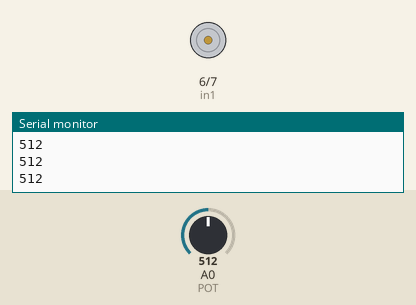
A sketch run on a simulated Arduino Uno, built with avr-gcc and run on an emulated ATmega328P. On the bench: motor-driver pin pairs drawn as motors (green arrow = first pin HIGH = forward, orange = second pin HIGH = backward, longer = more drive, scaled by the enable pin), the last lines printed to the serial monitor. The inputs (shaded band) are chosen by the test bench; at power-on: A0 (POT) = 512.

Above: at 1.2 s.
1.3 s: A0 (POT) set to 513
2.8 s: A0 (POT) set to 716
At 3.8 s:
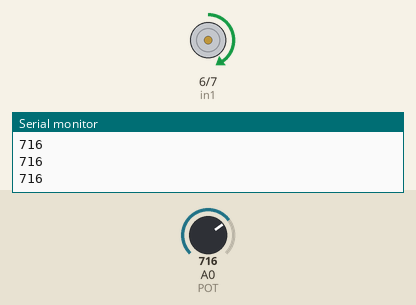
4.3 s: A0 (POT) set to 900
At 5.1 s:
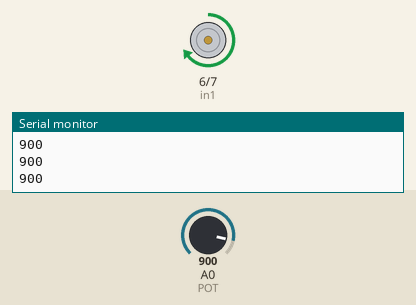
5.8 s: A0 (POT) set to 511
At 6.8 s:
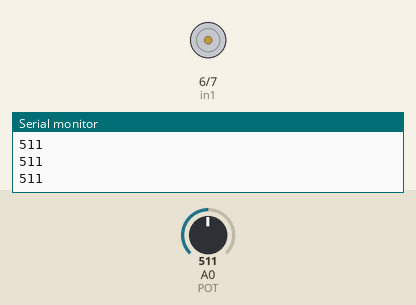
Timing chart, 0 to 8.3 s (numbered marks = the images above; inputs shaded):
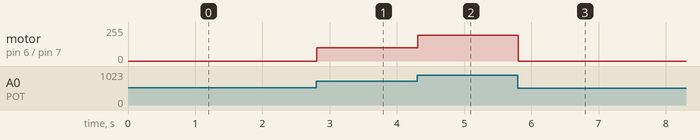

The sketch:

H_Bridge_motor_Driver_Part_2.ino
```cpp
//Pin definitions
const int enA = 9;
const int in1 = 6;
const int in2 = 7;
const int POT = A0;

int motor_speed = 0;
//variable to check if motor is spinning forward or reverse
bool motor_state = true; //fwd = true
//variable to store previous motor state, used to check if motor state changes
bool prev_motor_state = true;

//if the motor goes forward set in1 to high
void set_motor_forward(){
  digitalWrite(in1, LOW);
  digitalWrite(in2, LOW);
  delay(20);

  digitalWrite(in1, HIGH);
}

//if the motor is going reverse set in2 to high
void set_motor_reverse(){
  digitalWrite(in1, LOW);
  digitalWrite(in2, LOW);
  delay(20);

  digitalWrite(in2, HIGH);
}


void setup() {
  pinMode(enA, OUTPUT);
  pinMode(in1, OUTPUT);
  pinMode(in2, OUTPUT);
  pinMode(POT, INPUT);

  // ensure motors stopped
  digitalWrite(in1, LOW);
  digitalWrite(in2, LOW);
  delay(20);

  //start in the forward state
  digitalWrite(in1, HIGH);
  Serial.begin(9600);
}
void loop() {
  //read potentiometer input
  motor_speed = analogRead(POT);
  Serial.println(motor_speed);
  //translate from 0 - 1023 to -512 - 511
  motor_speed = motor_speed-512;

  //if motor_speed is positive spin forward, if it is negative spin in reverse
  if(motor_speed > 0){
    motor_state = true;
  } else {
    motor_state = false;
  }

  //absolute value is used because only positive voltages can be output from the GPIO pins
  motor_speed = fabs(motor_speed);

  //if motor_state changes, then reverse the polarity of the current
  if(motor_state != prev_motor_state){
    if(motor_speed > 0){
      set_motor_forward();
    } else {
      set_motor_reverse();
    }
  }

  //rescale the potentiometer inputs (0 - ~512) to analogWrite outputs (0-255)
  motor_speed = motor_speed*255.0/512;

  // Serial.println(motor_speed);
  analogWrite(enA,motor_speed);

  //set previous motor state to current motor state
  prev_motor_state = motor_state;


}
```

Measured:
- after the input at 2.8 s, motor on pin 6 (in1) / pin 7 (in2): stopped → forward 101/255 at once
- after the input at 4.3 s, motor on pin 6 (in1) / pin 7 (in2): forward 101/255 → forward 193/255 at once
- after the input at 5.8 s, motor on pin 6 (in1) / pin 7 (in2): forward 193/255 → stopped at once
